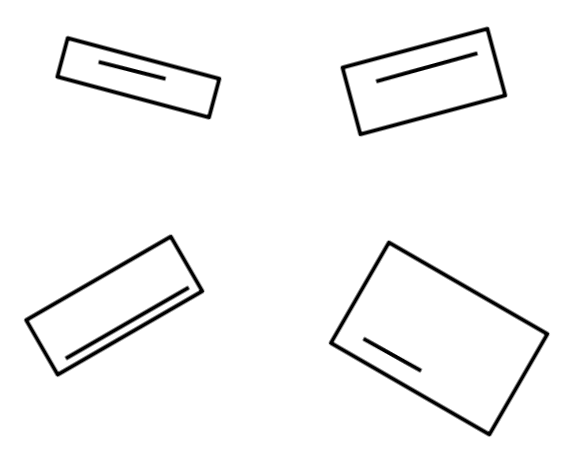
#> input picture Task 1/image.png, 563 x 451 px, found by its file name
$ jupyter execute --allow-errors rectangle_alignment.ipynb
#> lines starting #> are read from the running program, lines starting #| are printed output that depends on the picture; after the words box and inside, x2 and y2 are one past the last pixel; in counts of white or black regions, pixels touching at a corner belong together
# loading the image

[cell 1]
import cv2
import matplotlib.pyplot as plt

[cell 2]
image = cv2.imread("image.png")
#> image is the input picture: shape (451, 563, 3); min 0, max 255, mean 246.1
image.shape
#> Out = (451, 563, 3)

so we have a color image here. No worries we can transform it into grayscale image

[cell 3]
plt.figure(figsize=(10,10))
plt.imshow(image[::-1])

plt.show();
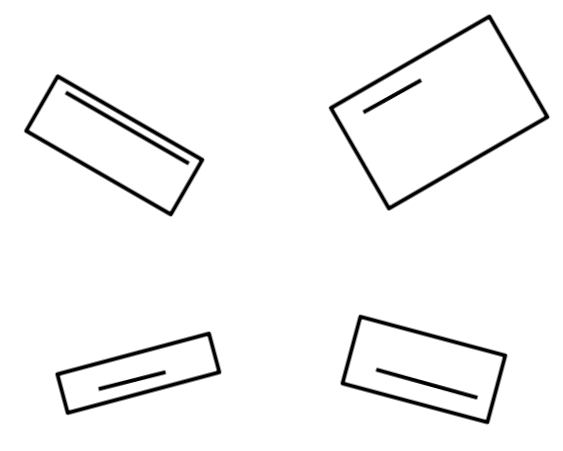
#> shown: shape (451, 563, 3); min 0, max 255, mean 246.1

# Task outline:
- transform the image into grayscale
- align all the rectangle form the image
- label the rectangle with a ordinal value based on the line inside the rectangle object

# Transforming the Image into grayscale

[cell 4]
gray_image = cv2.cvtColor(image,cv2.COLOR_BGR2GRAY)
gray_image.shape
#> Out = (451, 563)

- so we have 451 * 563 gray scale image now

[cell 5]
gray_image[100:120,:20]

# Align all the rectangle from the image

### First approach: capturing the coordinate of each image manually

[cell 6]
rect_1_bl = (77,56) #rectangle first bottom left coordinate

[cell 7]
plt.imshow(gray_image[rect_1_bl[0]-50 : rect_1_bl[0]+10 , rect_1_bl[1]-10 : rect_1_bl[1]+50],cmap='gray')
plt.show()

[cell 8]
gray_image

# Using harrcornering

[cell 9]
import numpy as np

[cell 10]
gray = np.float32(gray_image)

dst = cv2.cornerHarris(gray,2,3,0.04)
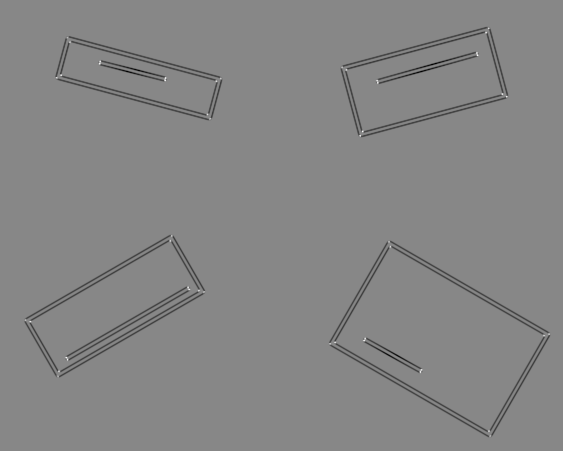
#> dst: shape (451, 563) float32; min -121115600, max 106329960, mean -1700771.8; drawn with min black and max white
dst = cv2.dilate(dst,None)
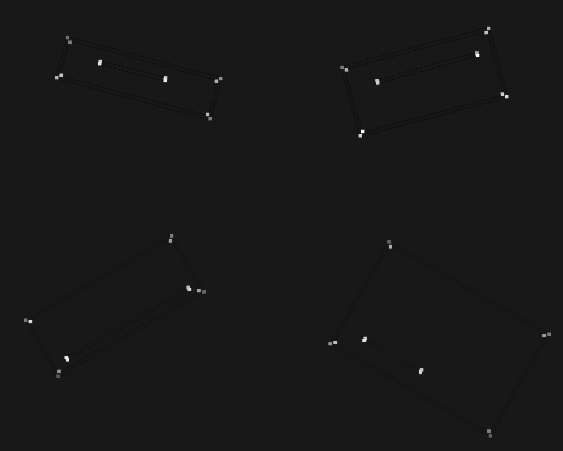
#> dst: shape (451, 563) float32; min -11419550, max 106329960, mean 87605.5; drawn with min black and max white
ret, dst = cv2.threshold(dst,0.01*dst.max(),255,0)
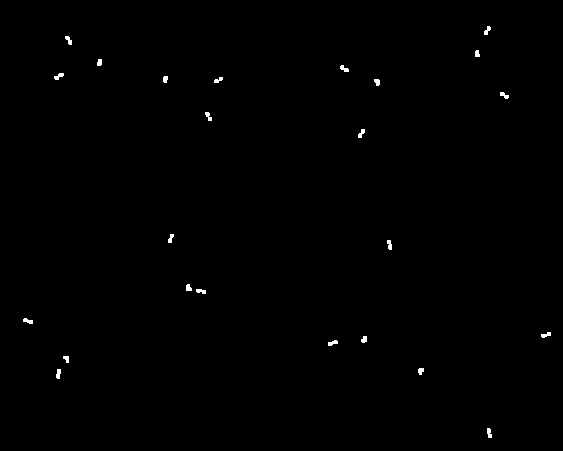
#> dst: shape (451, 563) float32; 0.33% white; 24 white regions, largest, box (x1, y1, x2, y2) and area: (54, 73, 64, 80) 40, (56, 369, 61, 379) 39, (387, 240, 392, 250) 38
#> ret = 1063299.6
dst = np.uint8(dst)

#find centroids
ret, labels, stats, centroids = cv2.connectedComponentsWithStats(dst)
#> labels: shape (451, 563) int32; 25 distinct labels, from 0 to 24
#> ret = 25; stats = 25 rows, first 6: [0, 0, 563, 451, 253066], [484, 26, 7, 9, 36], [65, 36, 7, 9, 37], [475, 50, 5, 7, 30], [97, 59, 5, 7, 31], [340, 65, 9, 7, 37]; centroids = 25 pairs, first value 27.61 to 545.6, second value 30.11 to 432.6
#define the criteria to stop and refine the corners
criteria = (cv2.TERM_CRITERIA_EPS + cv2.TERM_CRITERIA_MAX_ITER, 100, 0.001)
corners = cv2.cornerSubPix(gray,np.float32(centroids),(5,5),(-1,-1),criteria)
#> corners = 25 pairs, first value 24.01 to 548.6, second value 27.1 to 435.6
#here u can get corners
np.int32(corners) , len(corners)

- We have extracted all the coorner coordinates of the rectangle of an image

[cell 11]
plt.figure(figsize=(10,10))
plt.imshow(dst,cmap='gray')

[cell 12]
edged_img = cv2.Canny(gray_image, 30, 200)
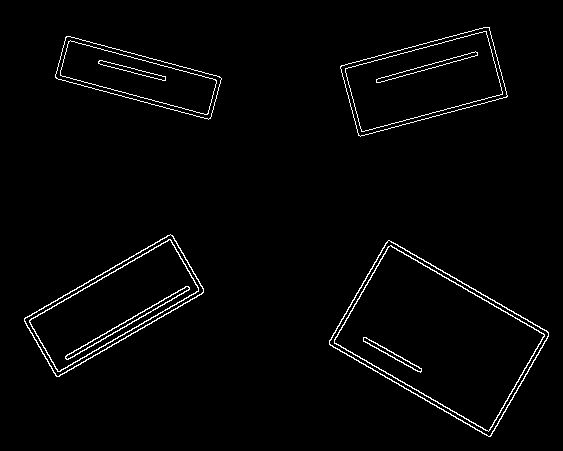
#> edged_img: shape (451, 563); 2.1% white in thin lines or dots, all inside (x1, y1, x2, y2) = (24, 27, 549, 437)
contour, hier = cv2.findContours(edged_img, cv2.RETR_EXTERNAL, cv2.CHAIN_APPROX_NONE)
#> contour = 4 contours; box (x1, y1, x2, y2) and area: (329, 240, 549, 437) 22538, (24, 234, 204, 377) 11535, (340, 27, 508, 137) 11207, (55, 36, 222, 120) 7056

[cell 13]
len(contour)
#> Out = 4

[cell 14]
plt.imshow(edged_img)

# working on a single rectangle first

[cell 15]
rect_1 = gray_image[: 200 ,:250]
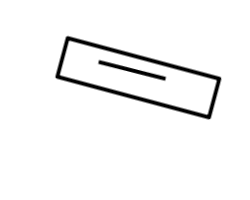
#> rect_1: shape (200, 250); min 0, max 255, mean 245.8
plt.imshow(rect_1, cmap='gray')

[cell 16]
#rotation about anti clockwise

[cell 17]
import math

[cell 18]
def rotate_image(image, angle):
    #changing black color i.e 0 to 5 so that later on we can change the black side due to rotation
#     image = np.where(image == 0,5,image)
    image_center = tuple(np.array(image.shape[1::-1]) / 2)
    rot_mat = cv2.getRotationMatrix2D(image_center, angle, 1.0)
    result = cv2.warpAffine(image, rot_mat, image.shape[1::-1],
                            flags=cv2.INTER_LINEAR,
                            borderMode = cv2.BORDER_CONSTANT,
                            borderValue=255)

    #chaning black color
#     result = np.where(result == 0, 255, result)
    return result

[cell 19]
b = 209 - 50
p = 118 - 75
#> (the rest of this cell did not finish here and is left out)

#> (a cell that did not finish here is left out)

[cell 21]
plt.figure(figsize=(10,10))
#> (the rest of this cell did not finish here and is left out)

# Working on second rectangle

#> (a cell that did not finish here is left out)

[cell 23]
plt.imshow(gray_image,cmap='gray')

[cell 24]
rect_2 = gray_image[:200 ,250:]
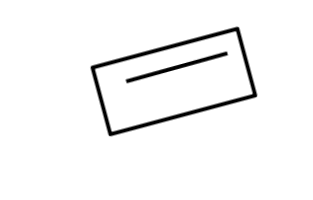
#> rect_2: shape (200, 313); min 0, max 255, mean 246.5
plt.imshow(rect_2, cmap='gray')

[cell 25]
b = 505 - 359
p = 95 - 134
#> (the rest of this cell did not finish here and is left out)

#> (a cell that did not finish here is left out)

# Merging all the reactangle into a single image

[cell 27]
final_image = np.ones(gray_image.shape)
final_image.shape
#> Out = (451, 563)

[cell 28]
final_image = final_image * 255
final_image

#> (a cell that did not finish here is left out)

#> (a cell that did not finish here is left out)

# Clean Code
Instead of Repeating same process again and again lets make a code more readable by using functions

[cell 31]
#printing image
plt.imshow(gray_image, cmap='gray')
plt.show()

[cell 32]
#cropping the image into four different image each of them contains each rectangle of the given figure
rectangle_first_size = (200,250)
rectangle_first_image = gray_image[:rectangle_first_size[0],:rectangle_first_size[1]]
rectangle_second_image = gray_image[:rectangle_first_size[0],rectangle_first_size[1]:]
rectangle_third_image = gray_image[rectangle_first_size[0]:,:rectangle_first_size[1]]
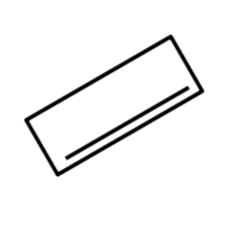
#> rectangle_third_image: shape (251, 250); min 0, max 255, mean 245.4
rectangle_fourth_image = gray_image[rectangle_first_size[0]:,rectangle_first_size[1]:]
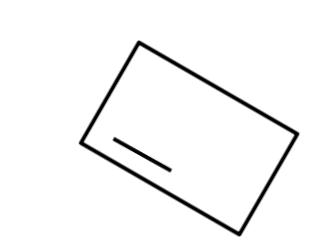
#> rectangle_fourth_image: shape (251, 313); min 0, max 255, mean 246.6

rect_images = [rectangle_first_image, rectangle_second_image, rectangle_third_image, rectangle_fourth_image]

[cell 33]
plt.figure(figsize=(12,12))
#first rectangle
plt.subplot(2,2,1)
plt.imshow(rectangle_first_image, cmap='gray')
plt.title("first rectangle")
#second rectangle
plt.subplot(2,2,2)
plt.imshow(rectangle_second_image, cmap='gray')
plt.title("second rectangle")
#third rectangle
plt.subplot(2,2,3)
plt.imshow(rectangle_third_image, cmap='gray')
plt.title("third rectangle")
#fourth rectangel
plt.subplot(2,2,4)
plt.imshow(rectangle_fourth_image, cmap='gray')
plt.title("fourth rectangle")
plt.show()

[cell 34]
# function to rotate an image
def rotate_image(image, angle):  #rotate the image about the given angle around the center of the image
    image_center = tuple(np.array(image.shape[1::-1]) / 2)
    rot_mat = cv2.getRotationMatrix2D(image_center, angle, 1.0)
    result = cv2.warpAffine(image, rot_mat, image.shape[1::-1],
                            flags=cv2.INTER_LINEAR,
                            borderMode = cv2.BORDER_CONSTANT,
                            borderValue=255)

    return result

[cell 35]
def get_angle(point1, point2): #return the angle between
    base = point2[0] - point1[0]
    perpendicular = point2[1] - point1[1]
    theta = math.degrees(atan(perpendicular/base))
    print(point1,point2, theta)
    return theta

[cell 36]
b = 209 - 50
p = 118 - 75
#> (the rest of this cell did not finish here and is left out)

[cell 37]
# two points of the base of each rectangle
base_lines = [[(50,75),(209,118)],[(359, 134,), (505,95)],[(203, 291),(56, 375)],[(328, 343), (489, 435)]]

[cell 38]
#align each rectangle

aligned_rects = []
#> (the rest of this cell did not finish here and is left out)

#> (a cell that did not finish here is left out)

[cell 40]
# merging all the rectangel into a single image of original shape
final_image = np.ones(gray_image.shape) * 255
#> (the rest of this cell did not finish here and is left out)

[cell 41]
plt.imshow(final_image, cmap='gray')
plt.title("aligned rectangles")
plt.show();
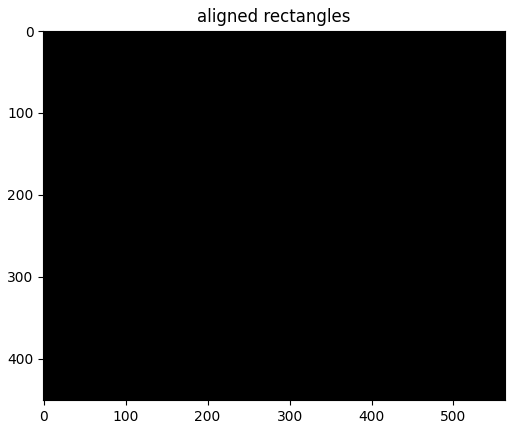
#> figure drawn by matplotlib, 1 panel

# Task two
- now we have to find the length of the line that is inside each rectangle and add it as a figure caption

Steps:
- we break down the image into none-overlapping subimage each of them contains exactly one rectangle
-

[cell 42]
#cropping the image into four different image each of them contains each rectangle of the given figure
rectangle_first_size = (200,250)
rectangle_first_image = final_image[:rectangle_first_size[0],:rectangle_first_size[1]]
rectangle_second_image = final_image[:rectangle_first_size[0],rectangle_first_size[1]:]
rectangle_third_image = final_image[rectangle_first_size[0]:,:rectangle_first_size[1]]
rectangle_fourth_image = final_image[rectangle_first_size[0]:,rectangle_first_size[1]:]

rect_images = [rectangle_first_image, rectangle_second_image, rectangle_third_image, rectangle_fourth_image]

[cell 43]
rectangle_second_image = rectangle_second_image.astype(np.uint8)
kernel = np.array([[-1,-1,-1], [-1,10,-1], [-1,-1,-1]])
im = cv2.filter2D(rectangle_second_image, -1, kernel)
#> rectangle_second_image: shape (200, 313); every value is 255
ret, thresh = cv2.threshold(im, 127, 255, 0)

[cell 44]
contours, hierarchy = cv2.findContours(thresh, 1,cv2.RETR_TREE)

[cell 45]
len(contours)
#> Out = 1

[cell 46]
hierarchy
#> Out = [[-1, -1, -1, -1]]

[cell 47]
plt.imshow(thresh)

[cell 48]
cnt = contours[0]
#> cnt = [[0, 0], [0, 199], [312, 199], [312, 0]]

[cell 49]
rect = cv2.minAreaRect(cnt)
box = cv2.boxPoints(rect)

[cell 50]
box

[cell 51]
def calculate_dist(box):
        #p1 (min(x,y)) and p2(min(x,y))
        #distance abs(p2 - p1)
        p1 = box[0]
        p2 = box[0]
        for point in box:
            if point[0] > p2[0]:
                p2 = point
            if point[0] < p1[0]:
                p1 = point
#         print(p1,p2)
        return ((p2[0]-p1[0])**2 + (p2[1] - p1[0])**2)**1/2

[cell 52]
calculate_dist(box)

# Writing clean code

[cell 53]
def find_line_distance(image):
    image = image.astype(np.uint8)
    kernel = np.array([[-1,-1,-1], [-1,10,-1], [-1,-1,-1]])
    image = cv2.filter2D(image, -1, kernel)
    _, thresh = cv2.threshold(image, 127, 255, 0)
    contours, _ = cv2.findContours(thresh, 1,cv2.RETR_TREE)
    #contours 0 contain child contours : an assumption
    cnt = contours[0]
    rect = cv2.minAreaRect(cnt)
    box = cv2.boxPoints(rect)
    return calculate_dist(box)

[cell 54]
dist = []
for rect in rect_images:
    dist.append(find_line_distance(rect))
#> (the rest of this cell did not finish here and is left out)
